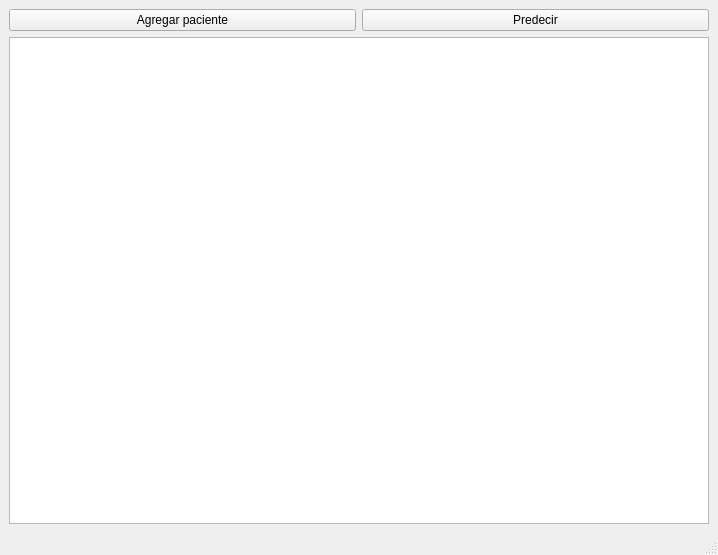
<?xml version="1.0" encoding="UTF-8"?>
<ui version="4.0">
 <class>MainWindow</class>
 <widget class="QMainWindow" name="MainWindow">
  <property name="geometry">
   <rect>
    <x>0</x>
    <y>0</y>
    <width>718</width>
    <height>555</height>
   </rect>
  </property>
  <property name="windowTitle">
   <string>MainWindow</string>
  </property>
  <widget class="QWidget" name="centralwidget">
   <layout class="QVBoxLayout" name="verticalLayout">
    <item>
     <layout class="QHBoxLayout" name="horizontalLayout">
      <item>
       <widget class="QPushButton" name="btn_agregar">
        <property name="text">
         <string>Agregar paciente</string>
        </property>
       </widget>
      </item>
      <item>
       <widget class="QPushButton" name="btn_predecir">
        <property name="text">
         <string>Predecir</string>
        </property>
       </widget>
      </item>
     </layout>
    </item>
    <item>
     <widget class="QTableView" name="tabla"/>
    </item>
   </layout>
  </widget>
  <widget class="QStatusBar" name="statusbar"/>
 </widget>
 <resources/>
 <connections/>
</ui>
